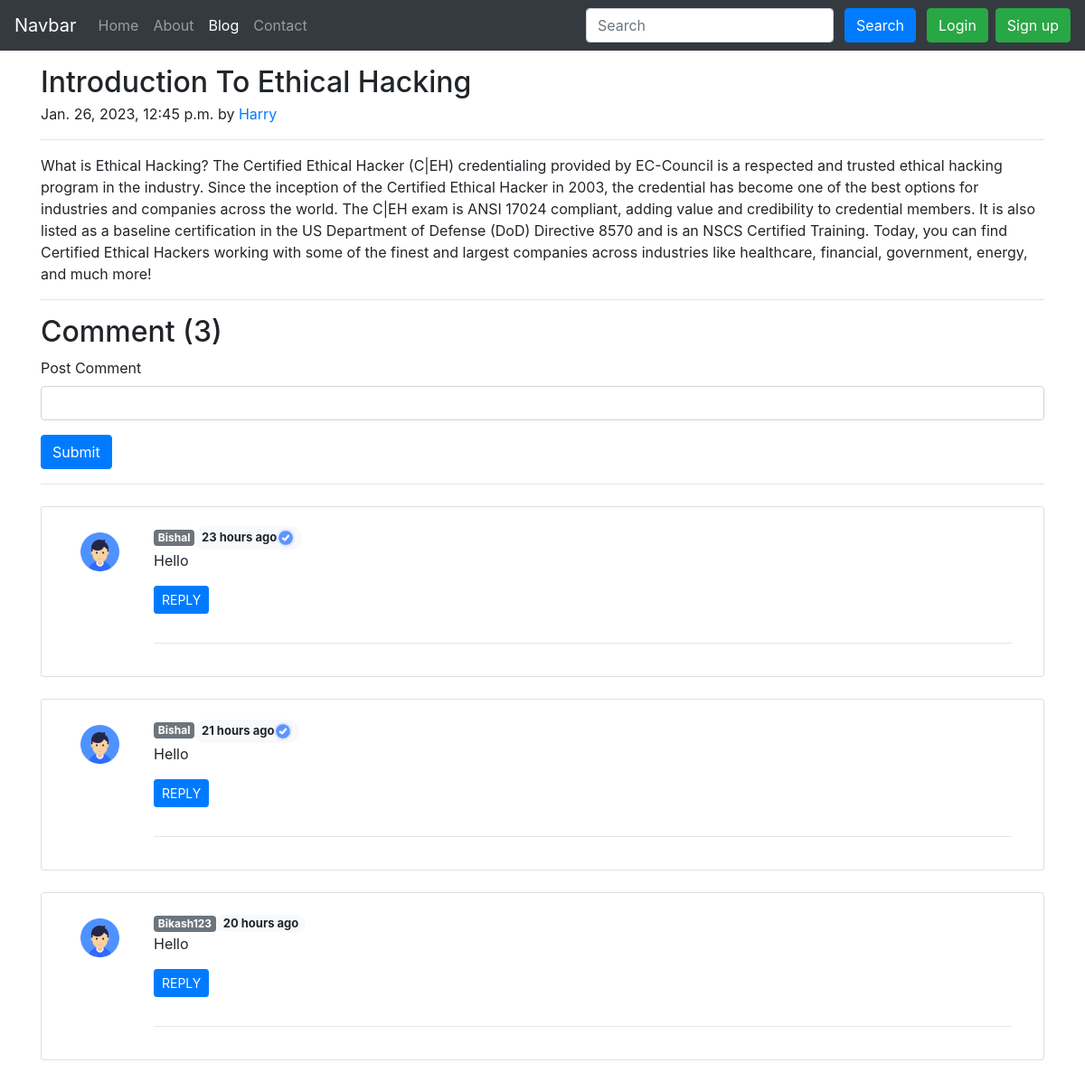
Page /blog/Second-Post/ on the committed database.
### Blog/models.py (models this page shows, shortened)
class Post(models.Model):
    sno = models.AutoField(primary_key=True)
    title = models.CharField(max_length=100)
    text = models.TextField()
    author = models.CharField(max_length=30)
    slug = models.CharField(max_length=300)
    timeStamp = models.DateTimeField(default=datetime.now, blank=True)

class BlogComment(models.Model):
    sno = models.AutoField(primary_key = True)
    comment = models.TextField()
    user = models.ForeignKey(User,on_delete=models.CASCADE)
    post = models.ForeignKey(Post,on_delete=models.CASCADE)
    parent = models.ForeignKey('self',on_delete=models.CASCADE,null=True)
    timeStamp = models.DateTimeField(default=now)

### Blog/views.py (the view)
# urls.py: path('<str:slug>/',views.blogPost,name="blogPost"),
def blogPost(request, slug):
    post = Post.objects.filter(slug=slug)[0]
    comments = BlogComment.objects.filter(post=post,parent=None)
    replies = BlogComment.objects.filter(post=post).exclude(parent = None)
    replyDict =  {}
    for reply in replies:
        if reply.parent.sno not in replyDict.keys():
            replyDict[reply.parent.sno] = [reply]
        else:
            replyDict[reply.parent.sno].append(reply)
    context = {
        'post': post,
        'comments': comments,
        'replyDict':replyDict
    }
    return render(request, 'blog/blogPost.html', context=context)

### Blog/templatetags/extras.py (called while the page is built)
@register.filter(name='get_val')
def get_val(dict,key):
    return dict.get(key)

### templates/blog/blogPost.html (shortened to what this page needs)
{% extends 'base.html' %}
{% load humanize %}
{% load static %}
{% load extras %}
{% block activeBlog %}active{% endblock activeBlog %}
{% block body %}
<div class="container my-3">
    <h2 class="blog-post-title mb-1">{{post.title}}</h2>
    <p class="blog-post-meta">{{ post.timeStamp }} by <a href="/about/">{{post.author}}</a></p>
    <hr class="solid">
    <p>{{post.text}}</p>
    <hr class="solid">
</div>
<div class="container">
    <h2>Comment ({{ comments.count }})</h2>
    <form action="/blog/postComment" method="post"> {% csrf_token %}
        <div class="mb-3">
            <label for="comment" class="form-label">Post Comment</label>
            <input name="comment" type="text" class="form-control" id="comment" aria-describedby="text">
        </div>
        <button type="submit" class="btn btn-primary">Submit</button>
    </form>
    <hr class="rounded">
    {% for comment in comments %}
    <div class="card my-4">
        <div class=" card-body row mx-0">
            <div class="col-md-1">
                <img src="{% static 'user.png' %}" class="rounded mx-auto w-100 d-block p-2" alt="...">
            </div>
            <div class="col-md-11">
                {% if comment.user.is_superuser %}
                <span class="badge badge-secondary">{{comment.user.username}}</span><span
                    class="badge badge-pill badge-light" style="font-size:13px;">
                    {{comment.timeStamp | naturaltime}}<img src="{% static 'adminBadge.png' %}"
                        alt="(Admin)"></span><br>{{comment.comment}}
                {% else %}
                <span class="badge badge-secondary">{{comment.user.username}}</span><span
                    class="badge badge-pill badge-light" style="font-size:13px;">
                    {{comment.timeStamp | naturaltime}}</span><br>{{comment.comment}}
                {% endif %}
                <div class="reply mx-0">
                    <a class="btn btn-primary btn-sm my-3" data-toggle="collapse" href="#replyBox{{comment.sno}}"
                        role="button" aria-expanded="false" aria-controls="replyBox{{comment.sno}}">
                        REPLY
                    </a>
                    <div class="replies my-2">
                        <hr class="solid">
                    </div>
                </div>
            </div>
        </div>
    </div>
    {% endfor %}
</div>
{% endblock body %}

### rows in the picture
Post: title "Introduction To Ethical Hacking", timeStamp "Jan. 26, 2023, 12:45 p.m.", author "Harry", text "What is Ethical Hacking? The Certified Ethical Hacker (C|EH) credentialing provided by EC-Council is a respected and trusted ethical hacking program in the industry. Since the inception of the Certified Ethical Hacker in 2003, the credential has become one of the best options for industries and companies across the world. The C|EH exam is ANSI 17024 compliant, adding value and credibility to credential members. It is also listed as a baseline certification in the US Department of Defense (DoD) Directive 8570 and is an NSCS Certified Training. Today, you can find Certified Ethical Hackers working with some of the finest and largest companies across industries like healthcare, financial,…"
BlogComment: user.username "Bishal", timeStamp "23 hours ago", comment "Hello"
BlogComment: user.username "Bishal", timeStamp "21 hours ago", comment "Hello"
BlogComment: user.username "Bikash123", timeStamp "20 hours ago", comment "Hello"

### other values in the picture
{{ comments.count }} "3"
